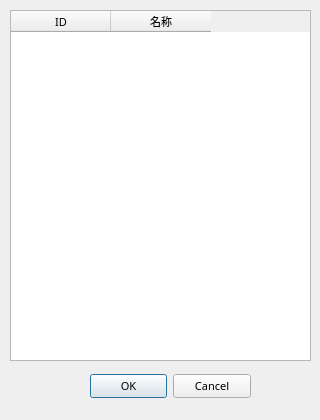
<?xml version="1.0" encoding="UTF-8"?>
<ui version="4.0">
 <class>Dialog_common_data_list</class>
 <widget class="QDialog" name="Dialog_common_data_list">
  <property name="windowModality">
   <enum>Qt::ApplicationModal</enum>
  </property>
  <property name="geometry">
   <rect>
    <x>0</x>
    <y>0</y>
    <width>320</width>
    <height>420</height>
   </rect>
  </property>
  <property name="font">
   <font>
    <family>微软雅黑</family>
   </font>
  </property>
  <property name="windowTitle">
   <string>设置计划</string>
  </property>
  <widget class="QDialogButtonBox" name="buttonBox">
   <property name="geometry">
    <rect>
     <x>90</x>
     <y>370</y>
     <width>161</width>
     <height>32</height>
    </rect>
   </property>
   <property name="font">
    <font>
     <family>微软雅黑</family>
     <pointsize>8</pointsize>
    </font>
   </property>
   <property name="orientation">
    <enum>Qt::Horizontal</enum>
   </property>
   <property name="standardButtons">
    <set>QDialogButtonBox::Cancel|QDialogButtonBox::Ok</set>
   </property>
  </widget>
  <widget class="QTableWidget" name="tableWidget_data_list">
   <property name="geometry">
    <rect>
     <x>10</x>
     <y>10</y>
     <width>301</width>
     <height>351</height>
    </rect>
   </property>
   <property name="font">
    <font>
     <family>微软雅黑</family>
     <pointsize>8</pointsize>
    </font>
   </property>
   <property name="editTriggers">
    <set>QAbstractItemView::NoEditTriggers</set>
   </property>
   <property name="selectionMode">
    <enum>QAbstractItemView::SingleSelection</enum>
   </property>
   <property name="selectionBehavior">
    <enum>QAbstractItemView::SelectRows</enum>
   </property>
   <property name="verticalScrollMode">
    <enum>QAbstractItemView::ScrollPerPixel</enum>
   </property>
   <property name="horizontalScrollMode">
    <enum>QAbstractItemView::ScrollPerPixel</enum>
   </property>
   <attribute name="horizontalHeaderHighlightSections">
    <bool>false</bool>
   </attribute>
   <attribute name="verticalHeaderVisible">
    <bool>false</bool>
   </attribute>
   <attribute name="verticalHeaderMinimumSectionSize">
    <number>20</number>
   </attribute>
   <attribute name="verticalHeaderDefaultSectionSize">
    <number>20</number>
   </attribute>
   <attribute name="verticalHeaderHighlightSections">
    <bool>false</bool>
   </attribute>
   <column>
    <property name="text">
     <string>ID</string>
    </property>
   </column>
   <column>
    <property name="text">
     <string>名称</string>
    </property>
   </column>
  </widget>
 </widget>
 <resources/>
 <connections>
  <connection>
   <sender>buttonBox</sender>
   <signal>accepted()</signal>
   <receiver>Dialog_common_data_list</receiver>
   <slot>accept()</slot>
   <hints>
    <hint type="sourcelabel">
     <x>248</x>
     <y>254</y>
    </hint>
    <hint type="destinationlabel">
     <x>157</x>
     <y>274</y>
    </hint>
   </hints>
  </connection>
  <connection>
   <sender>buttonBox</sender>
   <signal>rejected()</signal>
   <receiver>Dialog_common_data_list</receiver>
   <slot>reject()</slot>
   <hints>
    <hint type="sourcelabel">
     <x>316</x>
     <y>260</y>
    </hint>
    <hint type="destinationlabel">
     <x>286</x>
     <y>274</y>
    </hint>
   </hints>
  </connection>
 </connections>
</ui>
